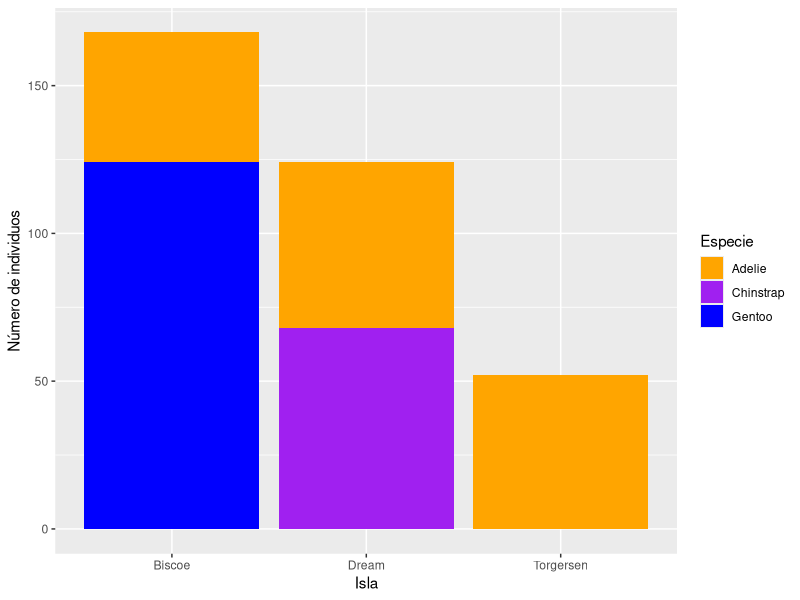
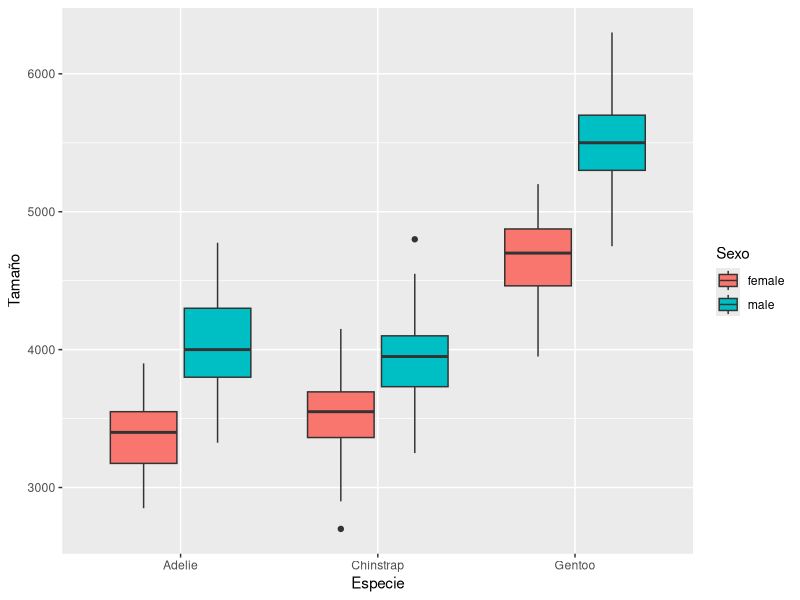

These figures' R source, in order:
## ---- chunk 1
knitr::opts_chunk$set(echo = TRUE)
## ---- chunk 2
# install.packages("palmerpenguins")
library(palmerpenguins)
data(package = 'palmerpenguins')
library(plyr)
library(tidyverse)
library(ggplot2)
## ---- chunk 3
# totales
totales <- table(penguins$species)
totales
# masculinos
masculinos <- table(penguins$species[penguins$sex=='male'])
masculinos
# femeninos
femeninos <- table(penguins$species[penguins$sex=='female'])
femeninos
# NA
nodata <- table(penguins$species[is.na(penguins$sex)])
nodata
## ---- chunk 4
stats <- sapply(penguins[c('bill_length_mm', 'bill_depth_mm', 'flipper_length_mm', 'body_mass_g')], function(x) c(Media = mean(x, na.rm=T), Desviación = sd(x, na.rm=T),
                  Min = min(x, na.rm=T), Max = max(x, na.rm=T)))
stats
## ---- chunk 5
ggplot(penguins) + 
  geom_bar(aes(x = island, fill = species)) + 
  scale_fill_manual(values = c('Chinstrap' = 'purple', 'Gentoo' = 'blue', 'Adelie' = 'orange')) + 
  labs(x = 'Isla', y = 'Número de individuos', fill = 'Especie')
## ---- chunk 6
ggplot(subset(penguins, !is.na(sex))) + 
  geom_boxplot(aes(x = species, y = body_mass_g, fill = sex)) + 
  labs(x = 'Especie', y = 'Tamaño', fill = 'Sexo')
